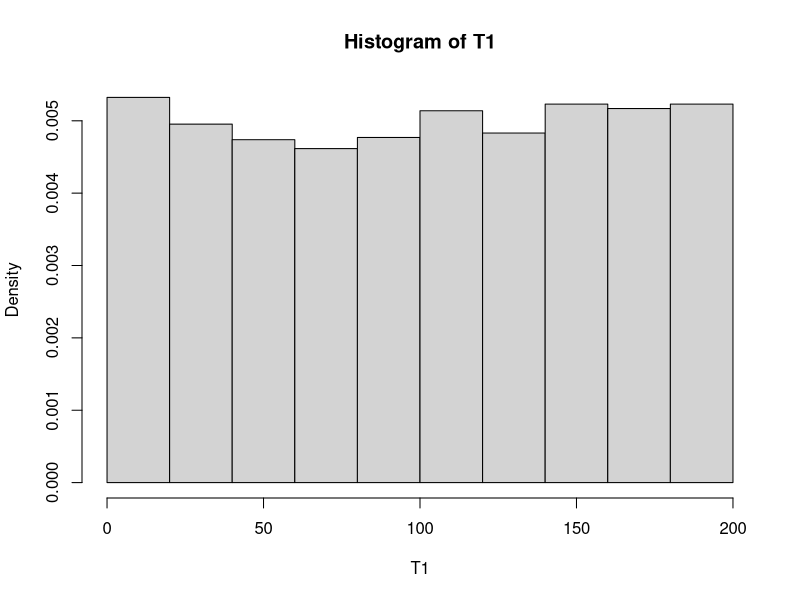
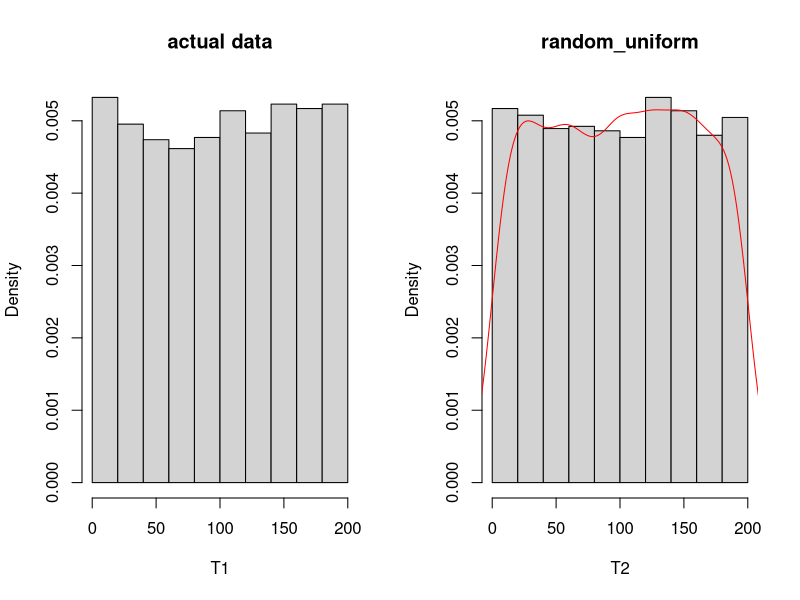
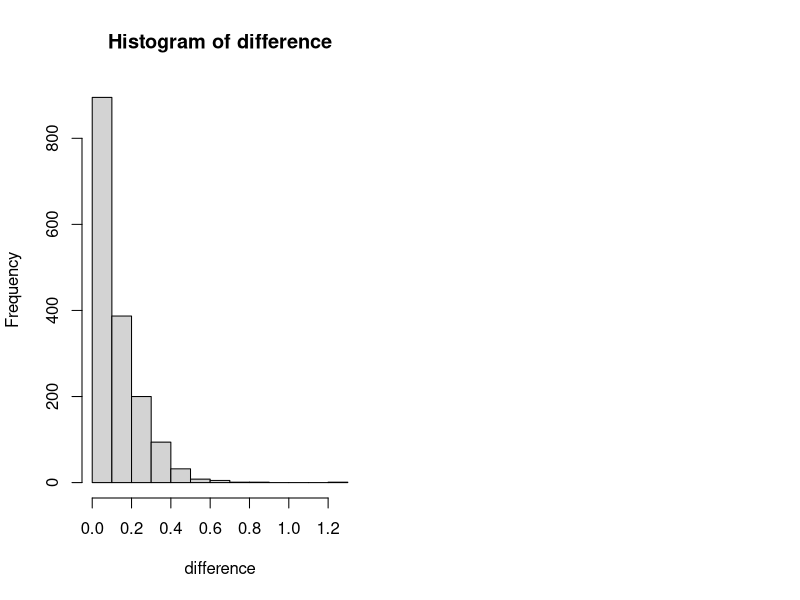
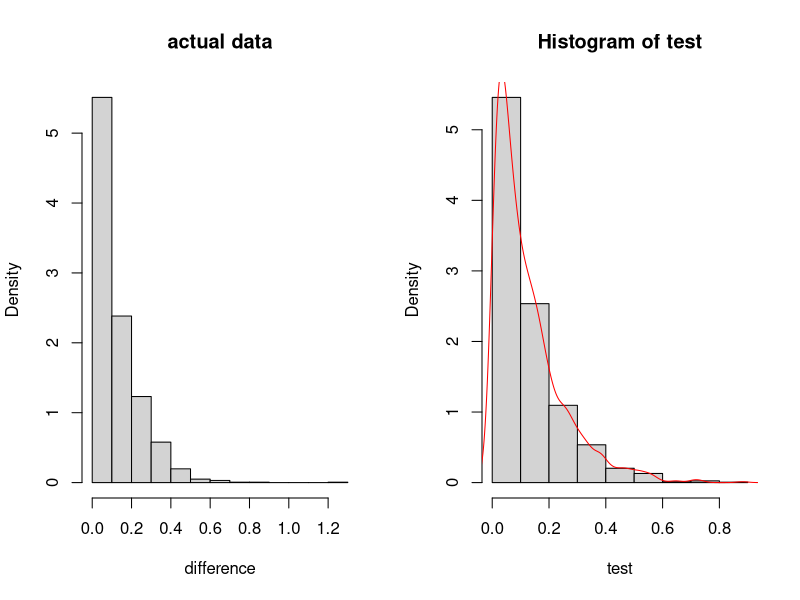
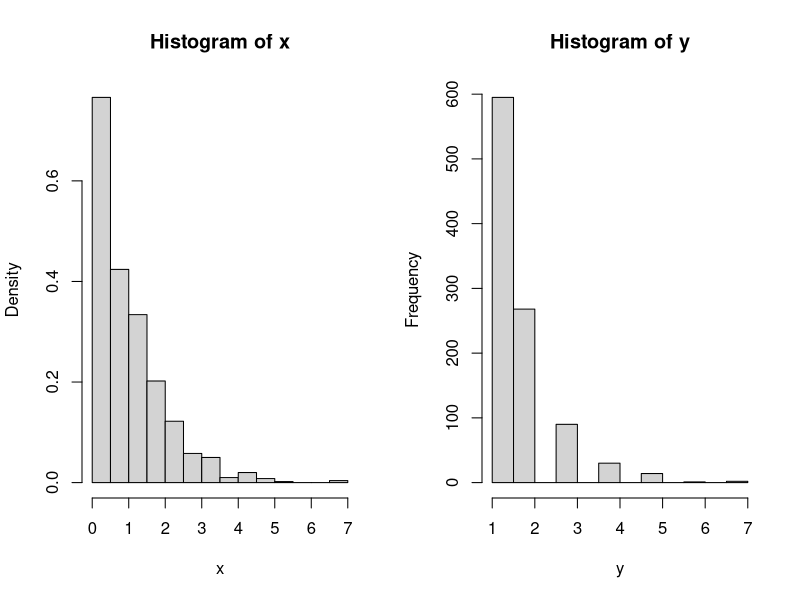
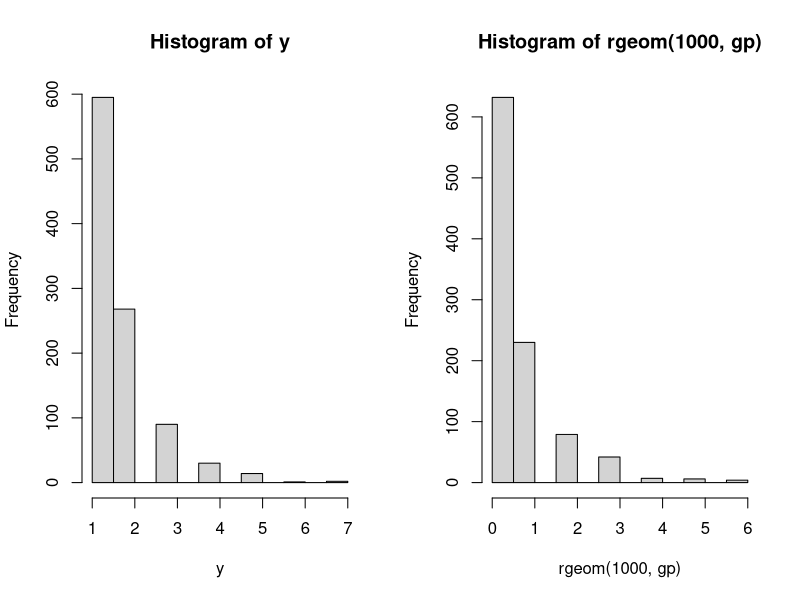

Reproduce these figures in R, in order.
## ---- chunk 1
knitr::opts_chunk$set(echo = TRUE,fig.height = 3.5)
## ---- chunk 2
#1
pnorm(-0.98,mean = -1,sd = sqrt(0.01))
#2.
pnorm(-1.02,mean = -1,sd = sqrt(0.01))
#3.
1-pnorm(-0.82,mean = -1,sd = sqrt(0.01))
#4.
pnorm(-0.96,mean = -1,sd = sqrt(0.01))-pnorm(-1.22,mean = -1,sd = sqrt(0.01))
## ---- chunk 3
#1.
qnorm(0.9)
#2.
qnorm(0.2)
#3. 
qnorm((1-0.95)/2)
## ---- chunk 4
T1=read.table('dataexam.txt')
head(T1)
dim(T1)
## ---- chunk 5
T1=as.matrix(T1)
hist(T1,freq=FALSE)
## ---- chunk 6
maxT1=max(T1[,1])
minT1=min(T1[,1])
## ---- chunk 7
sm=mean(T1[,1])
ssd=sd(T1[,1])
sm
ssd
## ---- chunk 8
tm=(maxT1+minT1)/2
tsd=sqrt((maxT1-minT1)**2/12)
tm
tsd
## ---- chunk 9
T2=runif(1625, minT1, maxT1)
par(mfrow=c(1,2))
hist(T1,freq=FALSE,main="actual data")
hist(T2, freq = FALSE, main="random_uniform")
lines(density(T2),col='red')
#density(T2)
## ---- chunk 10
difference=diff(T1[,1])
hist(difference)
## ---- chunk 11
#actual
m=mean(difference)
m
#theoretical
lambda=1/m
lambda

#compare 2 histogram

par(mfrow=c(1,2))
hist(difference,freq=FALSE,main="actual data")
#curve(dexp(lambda))
test=rexp(n=1625,lambda)
hist(test,freq = FALSE)
#curve(dexp,xlim = c(0,1.2),add = TRUE)
lines(density(test),col='red')
## ---- chunk 12
t=qnorm(0.975) #1-0.05/2
lb=1/m*(1-t/sqrt(length(difference)))
ub=1/m*(1+t/sqrt(length(difference)))
cat("confidence interval:[",c(lb,ub),"]")
## ---- chunk 13
#random choose t and s
set.seed(10)
t=sample(1:5,1)
s=sample(1:5,1)
t
s

(1-pexp(t+s))/(1-pexp(t))

1-pexp(s)
## ---- chunk 14
set.seed(10)
par(mfrow=c(1,2))
x=rexp(1000)
hist(x, freq=FALSE)

y=floor(x)+1
hist(y)
table(y)
## ---- chunk 15
gp=1/mean(y)
par(mfrow=c(1,2))
hist(y)
hist(rgeom(1000,gp))
